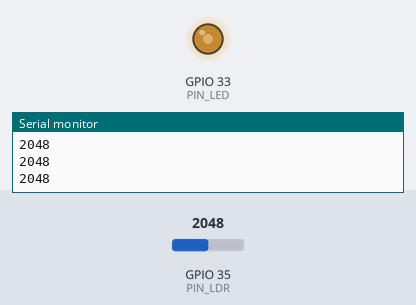
Recording of a sketch running on a simulated ESP32. On the bench: output pins drawn as LEDs (lit = HIGH), the last lines printed to the serial monitor. Inputs (shaded band) come from the test bench; at power-on: GPIO 35 (PIN_LDR) = 2048.

Above: at 1.2 s.
1.3 s: GPIO 35 (PIN_LDR) set to 1228
At 1.8 s:
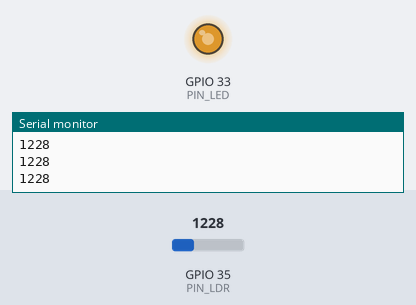
2.8 s: GPIO 35 (PIN_LDR) set to 491
At 3.1 s:
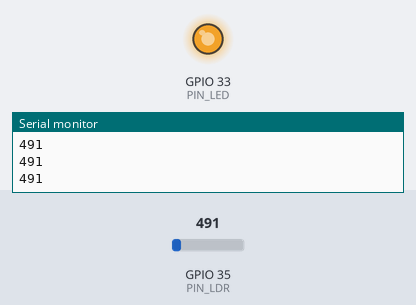
4.3 s: GPIO 35 (PIN_LDR) set to 3603
At 5.5 s:
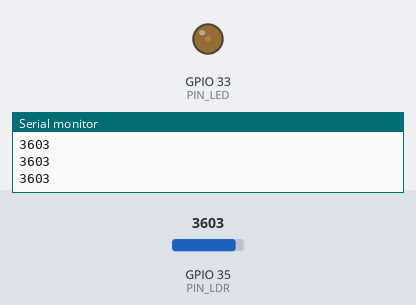
5.8 s: GPIO 35 (PIN_LDR) set to 4095
At 6.7 s:
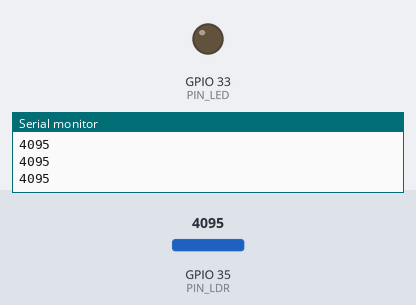
Timing chart, 0 to 8.3 s (numbered marks = the images above; inputs shaded):
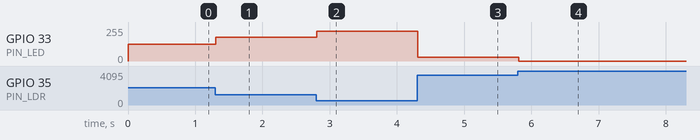

Measured:
- after the input at 1.3 s, GPIO 33 (PIN_LED): 127/255 → 179/255 at once
- after the input at 2.8 s, GPIO 33 (PIN_LED): 179/255 → 225/255 at once
- after the input at 4.3 s, GPIO 33 (PIN_LED): 225/255 → 30/255 at once
- after the input at 5.8 s, GPIO 33 (PIN_LED): 30/255 → 0/255 at once

The sketch:

led_pwm.ino
```cpp
#define PIN_LED 33 // Pin de PWM (Pulse Width Modulation)
#define PIN_POT 32 // Pin de ADC (Analog to Digital Converter) Potenciometro
#define PIN_LDR 35 // Pin de LDR fotorresistor

int pwm_in = 0;
int ldr_in = 0;


void setup() {
  Serial.begin(115200);
  pinMode(PIN_LED, OUTPUT); //LED config


}

void loop() {
  // pwm_in = analogRead(PIN_POT);
  ldr_in = analogRead(PIN_LDR);

  // Serial.println(pwm_in);
  Serial.println(ldr_in);

  // analogWrite(PIN_LED,pwm_in/16);
  analogWrite(PIN_LED,255 - (ldr_in/16));

  // for(int i=0;i<255; i++){  //segmento del programa para
  //   analogWrite(PIN_LED, i);
  //   delay(10);
  // }
  // for(int i=255;i>0; i--){
  //   analogWrite(PIN_LED, i);
  //   delay(10);
  // }

  delay(100);

}
```
